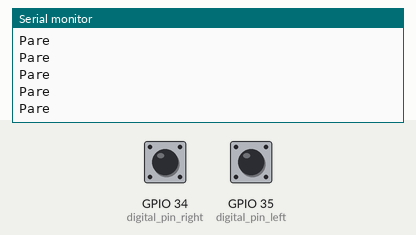
Recording of a sketch running on a simulated ESP32. On the bench: the last lines printed to the serial monitor. The test bench sets the inputs (shaded band); at power-on: GPIO 34 (digital_pin_right) HIGH, GPIO 35 (digital_pin_left) HIGH.

Above: at 1.2 s.
1.3 s: GPIO 34 (digital_pin_right) pulled LOW for 0.15 s
At 1.41 s:
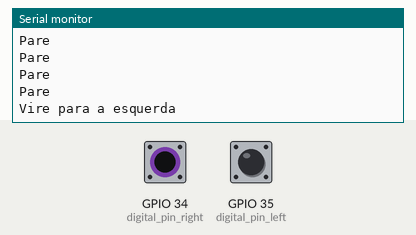
2.9 s: GPIO 35 (digital_pin_left) pulled LOW for 0.15 s
At 3.01 s:
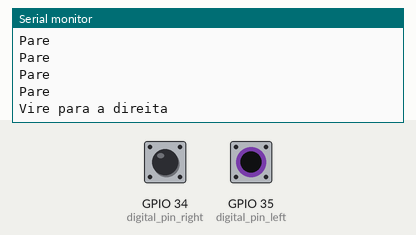
4.5 s: GPIO 34 (digital_pin_right) driven LOW and GPIO 35 (digital_pin_left) driven LOW
At 4.61 s:
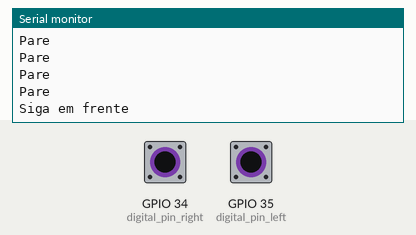

Measured:
- after the input at 1.3 s, the serial monitor: prints a new line after 0.10 s (image 1)
- after the input at 2.9 s, the serial monitor: prints a new line after 0.10 s (image 2)
- after the input at 4.5 s, the serial monitor: prints a new line after 0.10 s (image 3)

The sketch:

tcrt5000.ino
```cpp
const int digital_pin_right = 34;
const int digital_pin_left = 35;

void setup() {
  Serial.begin(9600);
  pinMode(digital_pin_right, INPUT);
  pinMode(digital_pin_left, INPUT);
}

void loop() {
  int sensor_right = digitalRead(digital_pin_right);
  int sensor_left  = digitalRead(digital_pin_left);
  delay(100);
  if (sensor_right == LOW && sensor_left == LOW)
  {
    Serial.print("Siga em frente\n");
  }
  else if (sensor_right == HIGH && sensor_left == HIGH)
  {
    Serial.print("Pare\n");
  }
  else if (sensor_right == HIGH && sensor_left == LOW )
  {
    Serial.print("Vire para a direita\n");
  }
  else if (sensor_right == LOW && sensor_left == HIGH )
  {
    Serial.print("Vire para a esquerda\n");
  }
}
```
